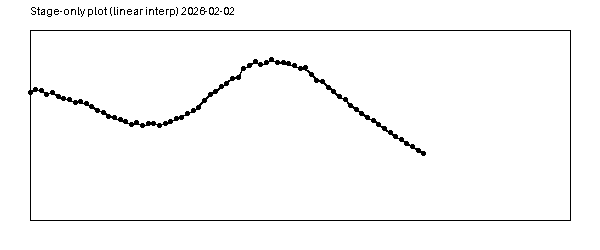

Write Python code to recreate this figure.
#!/usr/bin/env python3
"""Render a stage-only plot from jenner_stage_history without numpy."""

import json
from datetime import datetime
from PIL import Image, ImageDraw, ImageFont

DATA_FILE = "tides.json"
OUTPUT_FILE = "stage_only_plot.png"

WIDTH, HEIGHT = 600, 250
MARGIN = 30
H_MIN, H_MAX = -2, 10


def linear_interpolate(t_min, events):
    if not events or len(events) < 2:
        return None
    if t_min < events[0][0]:
        return None
    if t_min > events[-1][0]:
        return None
    for i in range(len(events) - 1):
        t1, v1 = events[i]
        t2, v2 = events[i + 1]
        if t1 <= t_min <= t2:
            if t2 == t1:
                return v1
            frac = (t_min - t1) / (t2 - t1)
            return v1 + frac * (v2 - v1)
    return None


def main():
    with open(DATA_FILE, "r") as f:
        data = json.load(f)

    today = datetime(2026, 2, 2).strftime("%Y-%m-%d")
    stage_list = data.get("jenner_stage_history", {}).get(today, [])
    events = sorted(
        [(m["minutes"], float(m["stage"])) for m in stage_list if m.get("minutes") is not None and m.get("stage") is not None]
    )

    if len(events) < 2:
        print("Not enough data to plot")
        return

    img = Image.new("1", (WIDTH, HEIGHT), 255)
    draw = ImageDraw.Draw(img)
    try:
        font = ImageFont.truetype("/usr/share/fonts/truetype/dejavu/DejaVuSans.ttf", 12)
    except Exception:
        font = ImageFont.load_default()

    # Axes
    draw.rectangle((MARGIN, MARGIN, WIDTH - MARGIN, HEIGHT - MARGIN), outline=0, fill=255)

    # Plot line
    pts = []
    for t_min in range(0, 1441, 10):
        h = linear_interpolate(t_min, events)
        if h is None:
            continue
        x = MARGIN + int((t_min / 1440) * (WIDTH - 2 * MARGIN))
        y = HEIGHT - MARGIN - int(((h - H_MIN) / (H_MAX - H_MIN)) * (HEIGHT - 2 * MARGIN))
        pts.append((x, y))

    for i in range(len(pts) - 1):
        draw.line((pts[i], pts[i + 1]), fill=0, width=2)

    # Plot points
    for t_min, h in events:
        x = MARGIN + int((t_min / 1440) * (WIDTH - 2 * MARGIN))
        y = HEIGHT - MARGIN - int(((h - H_MIN) / (H_MAX - H_MIN)) * (HEIGHT - 2 * MARGIN))
        draw.ellipse((x - 2, y - 2, x + 2, y + 2), fill=0)

    draw.text((MARGIN, 5), f"Stage-only plot (linear interp) {today}", font=font, fill=0)
    img.save(OUTPUT_FILE)
    print(f"Saved {OUTPUT_FILE}")


if __name__ == "__main__":
    main()
